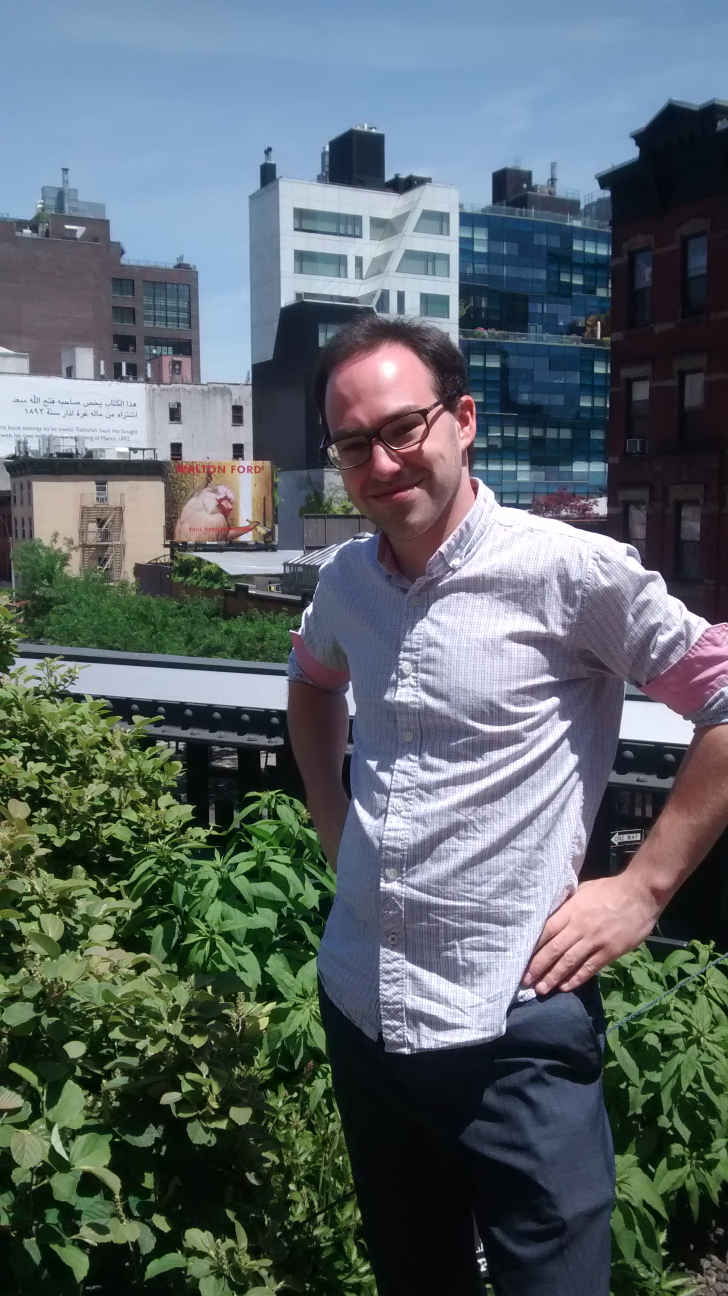
#> input picture Bucky's/JosephNewYork.jpg, 1456 x 2592 px (shown at 1/2 size)
$ python pillow.py
#> lines starting #> are read from the running program, lines starting #| are printed output that depends on the picture
from PIL import Image
from PIL import ImageFilter

baby = Image.open("JosephNewYork.jpg")
#> baby is the input picture: PIL image 1456x2592 RGB; mean R, G, B 91, 101.2, 105.4
blur = baby.filter(ImageFilter.BLUR)
detail = baby.filter(ImageFilter.DETAIL)
edges = baby.filter(ImageFilter.FIND_EDGES)
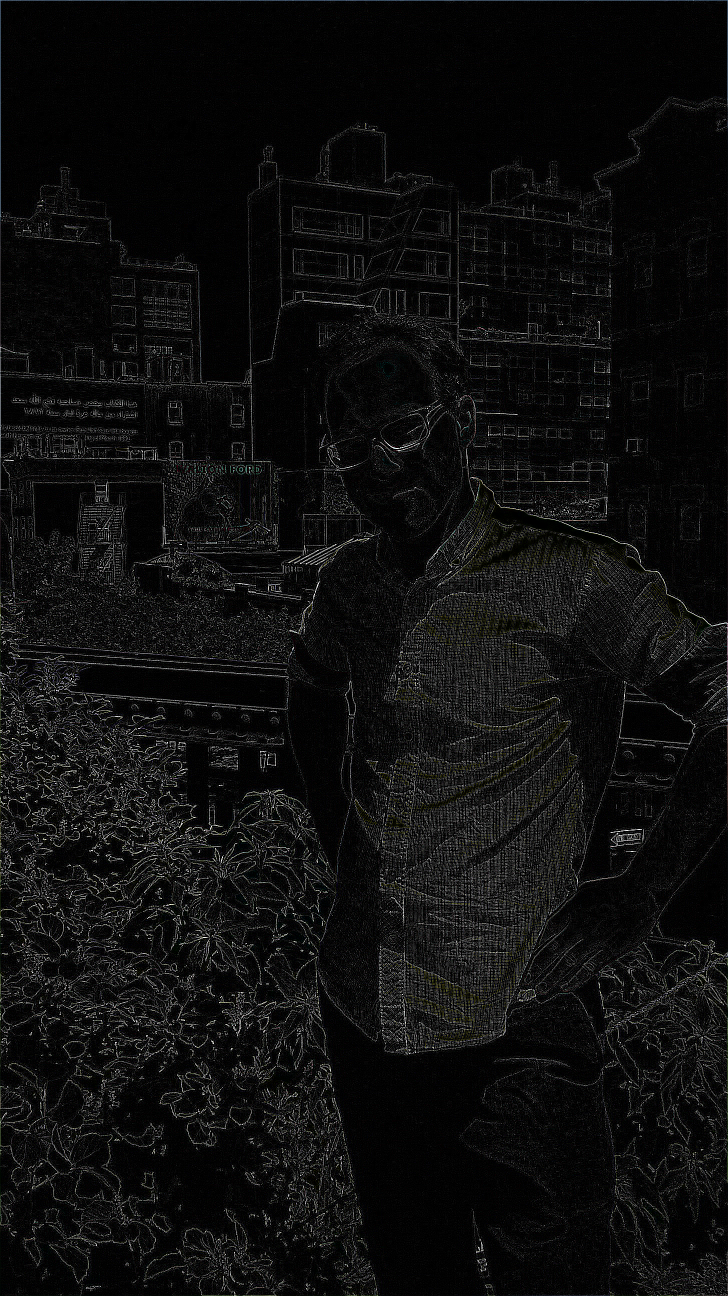
#> edges: PIL image 1456x2592 RGB (shown at 1/2 size); mean R, G, B 14.2, 14.2, 14
edges.show()

# [30 lines of commented-out code are left out]

$ run again, with Bucky's/LindaNassau.jpg copied over Bucky's/JosephNewYork.jpg
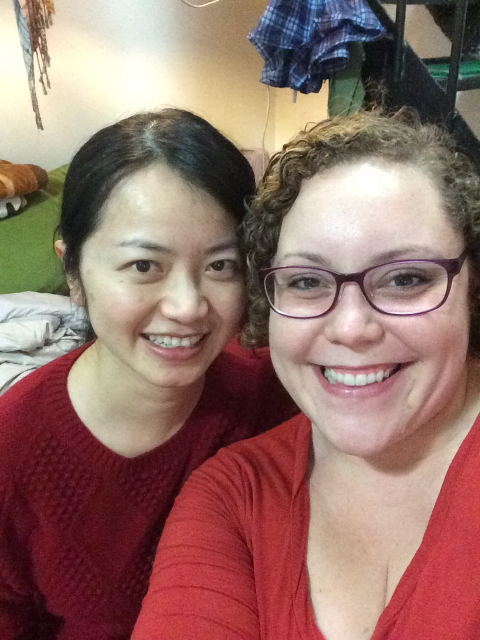
#> input picture Bucky's/LindaNassau.jpg, 960 x 1280 px (shown at 1/2 size)
#> baby is the input picture: PIL image 960x1280 RGB; mean R, G, B 147.8, 113.2, 105.1
#> `edges = baby.filter(ImageFilter.FIND_EDGES)`:
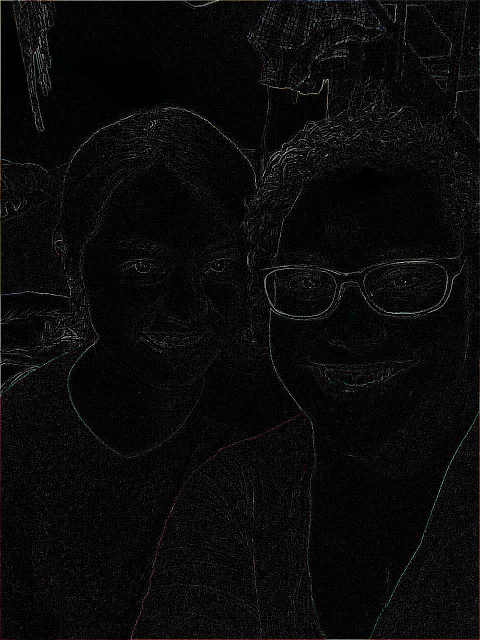
#> edges: PIL image 960x1280 RGB (shown at 1/2 size); mean R, G, B 10.2, 10, 10.1
